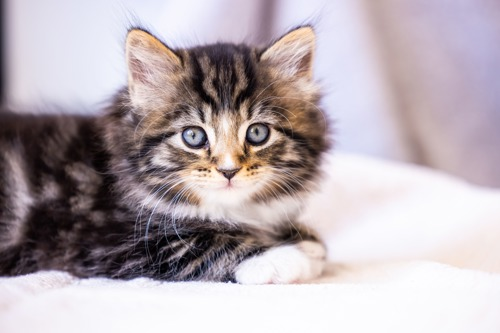
#> input picture photos/cat1.jpg, 500 x 333 px
$ python basics.py
#> lines starting #> are read from the running program, lines starting #| are printed output that depends on the picture; after the words box and inside, x2 and y2 are one past the last pixel; in counts of white or black regions, pixels touching at a corner belong together
import cv2 as cv
import numpy as np

img = cv.imread('photos/cat1.jpg')
#> img is the input picture: shape (333, 500, 3); mean B, G, R 177.9, 172.5, 183.2
cv.imshow('Cat', img)

gray = cv.cvtColor(img, cv.COLOR_BGR2GRAY) # convert the image to grayscale
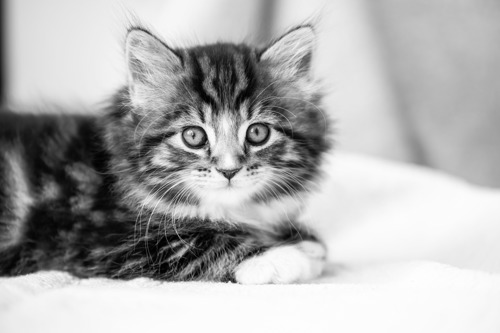
#> gray: shape (333, 500); min 0, max 255, mean 176.3
cv.imshow('Gray', gray)

# Blur the image
# there are different types of blurring techniques, such as average blur, Gaussian blur, median blur, etc. In this example, we will use Gaussian blur
blur = cv.GaussianBlur(img, (7, 7), cv.BORDER_DEFAULT) # blur the image using a Gaussian blur, the kernel size is (7, 7), and the border type is BORDER_DEFAULT
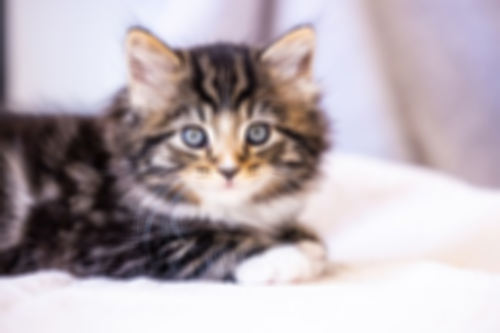
#> blur: shape (333, 500, 3); mean B, G, R 177.9, 172.5, 183.2
# kernel size must be positive and odd, for example, (1, 1), (3, 3), (5, 5), etc. The larger the kernel size, the more blurred the image will be
cv.imshow('Blur', blur)

# Edge Cascade
# there are different types of edge detection algorithms, such as Canny edge detection, Sobel edge detection, etc. In this example, we will use Canny edge detection
canny = cv.Canny(img, 125, 175) # detect edges in the image using the Canny edge detection algorithm, the first parameter is the input image, the second parameter is the lower threshold for the hysteresis procedure, and the third parameter is the upper threshold for the hysteresis procedure
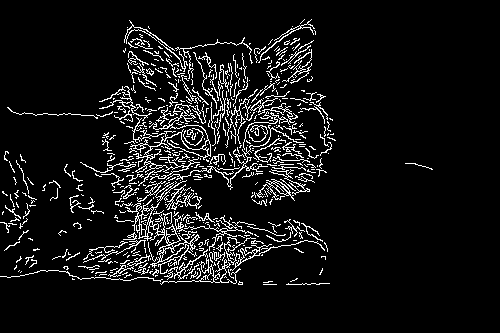
#> canny: shape (333, 500); 7.6% white in thin lines or dots, all inside (x1, y1, x2, y2) = (0, 19, 433, 285)
# we can reduce the thresholds to get more edges, for example, canny = cv.Canny(img, 50, 150) will give us more edges, while canny = cv.Canny(img, 200, 250) will give us fewer edges
# we also can reduce the edges by blurring the image before applying the Canny edge detection algorithm, for example, canny = cv.Canny(blur, 125, 175) will give us fewer edges than canny = cv.Canny(img, 125, 175) because the blur will reduce the noise in the image and make it easier for the Canny edge detection algorithm to detect the edges
cv.imshow('Canny Edges', canny)

# Dilating the image
# dilating the image will increase the white region in the image or the size of the foreground object. It is useful for increasing the size of the edges detected by the Canny edge detection algorithm
dilated = cv.dilate(canny, (7, 7), iterations=3) # dilate the image using a kernel of size (7, 7) and the number of iterations is 3, which means that the dilation will be applied 3 times
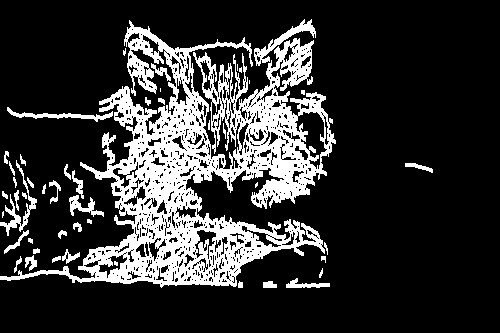
#> dilated: shape (333, 500); 19.8% white; 48 white regions (10 under 20 px), largest, box (x1, y1, x2, y2) and area: (0, 20, 336, 288) 29249, (254, 19, 316, 66) 572, (0, 160, 37, 236) 498
cv.imshow('Dilated', dilated)

# Eroding the image
# eroding the image will decrease the white region in the image or the size of the foreground object. It is useful for decreasing the size of the edges detected by the Canny edge detection algorithm
eroded = cv.erode(dilated, (7, 7), iterations=3) # erode the image using a kernel of size (7, 7) and the number of iterations is 3, which means that the erosion will be applied 3 times
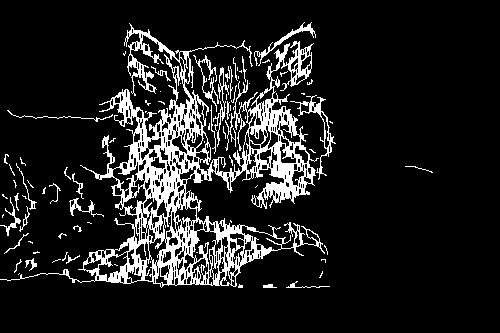
#> eroded: shape (333, 500); 12.3% white; 84 white regions (53 under 20 px), largest, box (x1, y1, x2, y2) and area: (0, 23, 325, 288) 17395, (290, 95, 336, 180) 448, (254, 22, 316, 66) 308
cv.imshow('Eroded', eroded)

# Resize the image
resized = cv.resize(img, (500, 500), interpolation=cv.INTER_CUBIC) # resize the image to a specific size, the first parameter is the input image, the second parameter is the desired size of the output image, and the third parameter is the interpolation method, which is used to determine how the pixel values are calculated when resizing the image. In this example, we
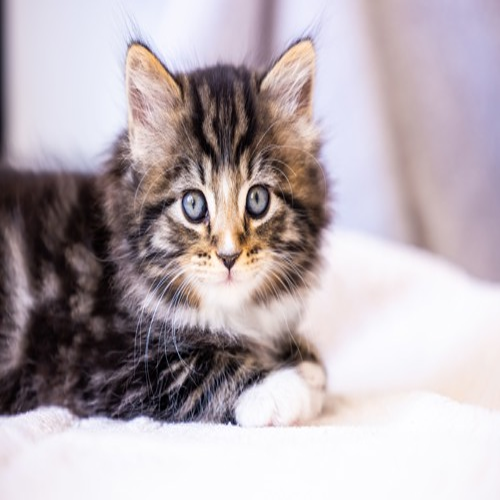
#> resized: shape (500, 500, 3); mean B, G, R 177.9, 172.5, 183.2
# will use the INTER_CUBIC interpolation method, which is a good choice for resizing images because it produces a smoother result than the INTER_NEAREST interpolation method, which is the default interpolation method. The INTER_CUBIC interpolation method uses a cubic convolution algorithm to calculate the pixel values when resizing the image, which results in a smoother image than the INTER_NEAREST interpolation method, which simply takes the nearest pixel value when resizing the image.
cv.imshow('Resized', resized)

# Cropping the image
cropped = img[50:200, 200:400] # crop the image by specifying the region of interest (ROI) using slicing, the first parameter is the starting row index, the second parameter is the ending row index, the third parameter is the starting column index, and the
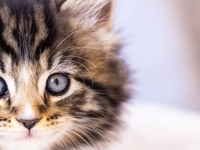
#> cropped: shape (150, 200, 3); mean B, G, R 159.8, 160.4, 177.1
# fourth parameter is the ending column index. In this example, we will crop the image from row index 50 to 200 and column index 200 to 400, which will give us a cropped image of size (150, 200)
cv.imshow('Cropped', cropped)

cv.waitKey(0) # keyboard binding function, it waits for a key to be pressed, and then it will destroy the window

$ run again, with photos/messi1.jpg copied over photos/cat1.jpg
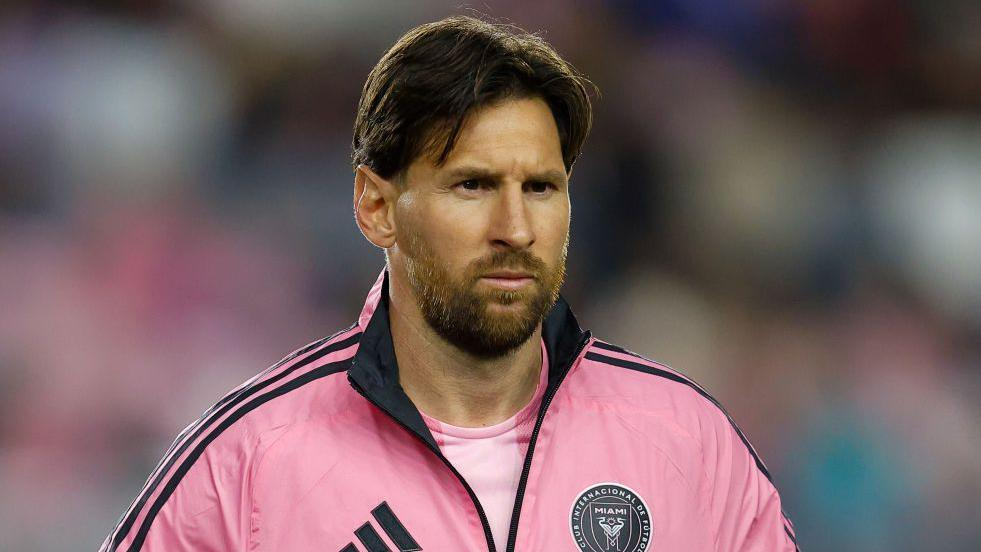
#> input picture photos/messi1.jpg, 981 x 552 px
#> img is the input picture: shape (552, 981, 3); mean B, G, R 97.3, 95.4, 117.8
#> canny: shape (552, 981); 3.1% white in thin lines or dots, all inside (x1, y1, x2, y2) = (98, 4, 802, 552)
#> dilated: shape (552, 981); 7.6% white; 131 white regions (66 under 20 px), largest, box (x1, y1, x2, y2) and area: (98, 7, 802, 552) 26649, (568, 482, 655, 552) 3536, (475, 264, 544, 322) 1370
#> eroded: shape (552, 981); 4.4% white; 270 white regions (197 under 20 px), largest, box (x1, y1, x2, y2) and area: (100, 10, 602, 552) 11322, (571, 485, 651, 552) 2405, (514, 305, 797, 552) 2186
#> `cropped = img[50:200, 200:400]`:
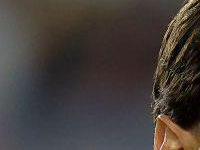
#> cropped: shape (150, 200, 3); mean B, G, R 57.9, 61.3, 67.8
